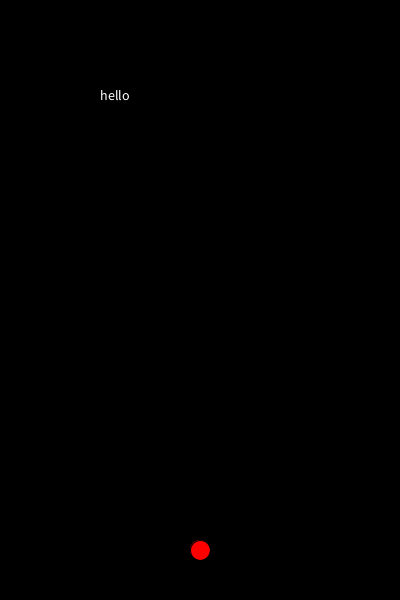
Frame 1 (no input)
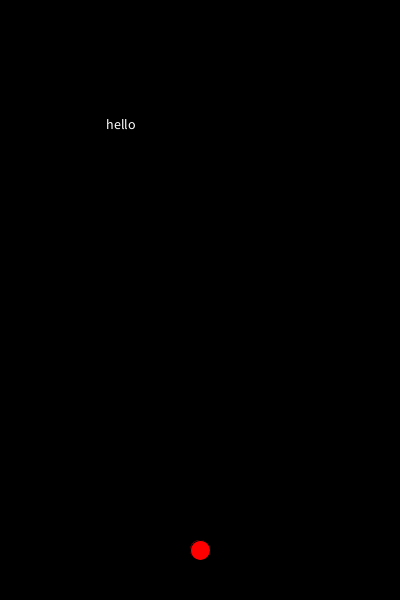
Frame 60 (the mouse pressed at the canvas centre just before this capture)
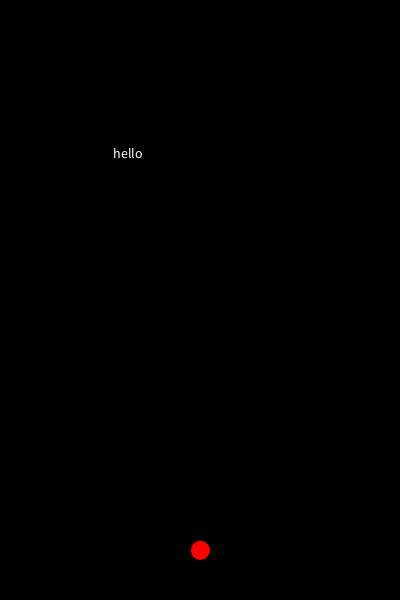
Frame 120 (the mouse held since frame 60 and released just before this capture)

The Processing sketch that drew these frames (run headless with seeded random() and noise(); from frame 60 on, the mouse is pressed at the canvas centre):

// Processing sketch: week06_A_game_shoot_string_compare_Q_A_next_word
// ── week06_A_game_shoot_string_compare_Q_A_next_word.pde
void setup(){
  size(400,600);
  textSize(14);
}
void randomQ(){
  int i = int (random(QQ.length));
  Q=QQ[i];
  x=random(0,300);
  y=random(0,100);
}
String []QQ = {"void","setup","float","string","background","fill"};
String Q= "hello",A="";
float x=100,y=100;
void draw(){
  background(0);
  fill(#FFFFFF);text(Q,x,y);
  fill(#FF0000);text(A,x,y);
  ellipse(200,550,20,20);
  float dx = (200-x),dy=(550-y),d = sqrt(dx*dx+dy*dy)*2;
  x+=dx/d;
  y+=dy/d;
  if(keyPressed){
    stroke(255,0,0);
    line(200,550,x,y);
  }
}

void keyPressed(){
  int i = A.length();
  if(key == Q.charAt(i)){
    A += key;
  }
}
